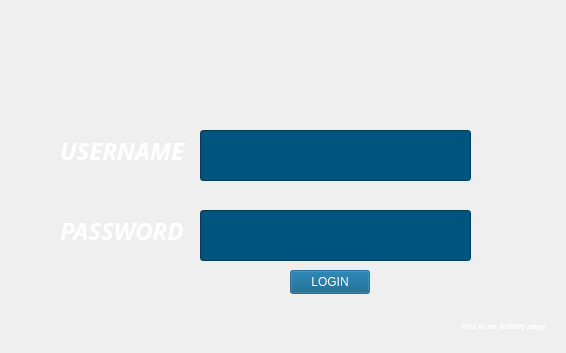
<?xml version="1.0" encoding="UTF-8"?>
<ui version="4.0">
 <class>AdminLogin</class>
 <widget class="QDialog" name="AdminLogin">
  <property name="geometry">
   <rect>
    <x>0</x>
    <y>0</y>
    <width>566</width>
    <height>353</height>
   </rect>
  </property>
  <property name="windowTitle">
   <string>Mabuhay Flights</string>
  </property>
  <property name="styleSheet">
   <string notr="true"/>
  </property>
  <widget class="QLineEdit" name="username">
   <property name="geometry">
    <rect>
     <x>200</x>
     <y>130</y>
     <width>271</width>
     <height>51</height>
    </rect>
   </property>
   <property name="styleSheet">
    <string notr="true">background-color: rgb(0, 85, 127);
font: 700 12pt &quot;Segoe UI&quot;;
color: rgb(170, 255, 255);</string>
   </property>
   <property name="alignment">
    <set>Qt::AlignCenter</set>
   </property>
  </widget>
  <widget class="QLabel" name="label_2">
   <property name="geometry">
    <rect>
     <x>60</x>
     <y>210</y>
     <width>131</width>
     <height>41</height>
    </rect>
   </property>
   <property name="font">
    <font>
     <family>Segoe UI Semibold</family>
     <pointsize>18</pointsize>
     <italic>true</italic>
     <bold>true</bold>
    </font>
   </property>
   <property name="styleSheet">
    <string notr="true">font: 600 italic 18pt &quot;Segoe UI Semibold&quot;;
color: rgb(255, 255, 255);</string>
   </property>
   <property name="text">
    <string>PASSWORD</string>
   </property>
  </widget>
  <widget class="QLineEdit" name="password">
   <property name="geometry">
    <rect>
     <x>200</x>
     <y>210</y>
     <width>271</width>
     <height>51</height>
    </rect>
   </property>
   <property name="styleSheet">
    <string notr="true">background-color: rgb(0, 85, 127);
font: 700 12pt &quot;Segoe UI&quot;;
color: rgb(170, 255, 255);</string>
   </property>
   <property name="alignment">
    <set>Qt::AlignCenter</set>
   </property>
  </widget>
  <widget class="QLabel" name="label_3">
   <property name="geometry">
    <rect>
     <x>60</x>
     <y>130</y>
     <width>131</width>
     <height>41</height>
    </rect>
   </property>
   <property name="font">
    <font>
     <family>Segoe UI Semibold</family>
     <pointsize>18</pointsize>
     <italic>true</italic>
     <bold>true</bold>
    </font>
   </property>
   <property name="styleSheet">
    <string notr="true">font: 600 italic 18pt &quot;Segoe UI Semibold&quot;;
color: rgb(255, 255, 255);</string>
   </property>
   <property name="text">
    <string>USERNAME</string>
   </property>
  </widget>
  <widget class="QLabel" name="label">
   <property name="geometry">
    <rect>
     <x>160</x>
     <y>0</y>
     <width>241</width>
     <height>151</height>
    </rect>
   </property>
   <property name="styleSheet">
    <string notr="true">border-image: url(:/pix/MABUHAY FLIGHTS/presentation kineme.png);</string>
   </property>
   <property name="text">
    <string/>
   </property>
  </widget>
  <widget class="QLabel" name="label_4">
   <property name="geometry">
    <rect>
     <x>460</x>
     <y>310</y>
     <width>91</width>
     <height>31</height>
    </rect>
   </property>
   <property name="font">
    <font>
     <family>Segoe UI</family>
     <pointsize>6</pointsize>
     <italic>true</italic>
     <bold>true</bold>
    </font>
   </property>
   <property name="styleSheet">
    <string notr="true">font: 700 italic 6pt &quot;Segoe UI&quot;;
color: rgb(255, 255, 255);
background-image: url(:/new/prefix1/presentation kineme.jpg);</string>
   </property>
   <property name="text">
    <string>This is an ADMIN page</string>
   </property>
  </widget>
  <widget class="QPushButton" name="pushButton">
   <property name="geometry">
    <rect>
     <x>290</x>
     <y>270</y>
     <width>80</width>
     <height>24</height>
    </rect>
   </property>
   <property name="styleSheet">
    <string notr="true">background-color: rgb(0, 85, 127);
color: rgb(255, 255, 255);</string>
   </property>
   <property name="text">
    <string>LOGIN</string>
   </property>
  </widget>
  <zorder>label</zorder>
  <zorder>username</zorder>
  <zorder>label_2</zorder>
  <zorder>password</zorder>
  <zorder>label_3</zorder>
  <zorder>label_4</zorder>
  <zorder>pushButton</zorder>
 </widget>
 <resources/>
 <connections/>
</ui>
